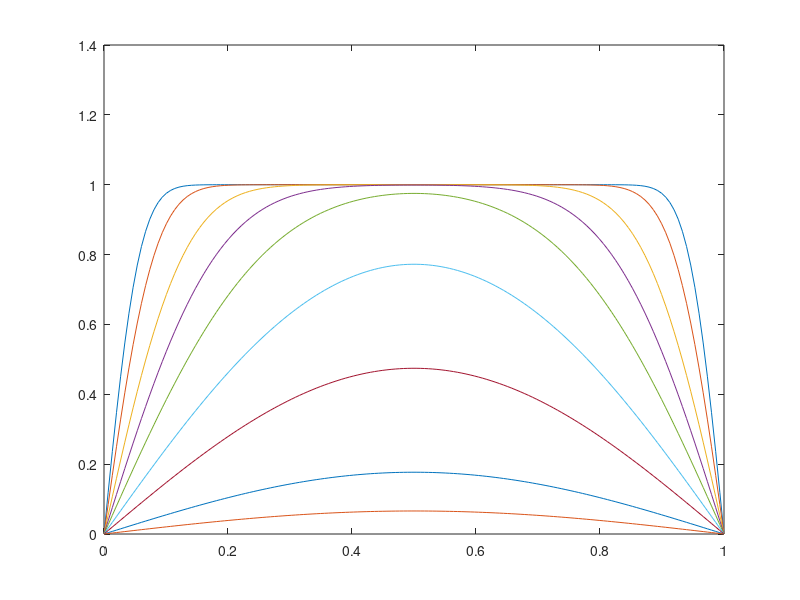

Recreate this plot in MATLAB.
%% Temperatura (serie Fourier cuadrada)

nterm=200;
T0=1;
x=linspace(0,1,150);
t=0.001;
s=0;
for n=1:2:nterm
    B=(4*T0)/(n*pi);
    s=s+B*sin(n*x*pi)*exp(-n^2*pi^2*t);
end
plot(x,s)

%% Temperatura (haciendo hold)

nterm=200;
T0=1;
x=linspace(0,1,150);
tiempos=[.001 .002 .005 .01 .02 .05 .1 .2 .3];
for c=1:length(tiempos)
    s=0;
    for n=1:2:nterm
        B=(4*T0)/(n*pi);
        t=tiempos(c);
        s=s+B*sin(n*x*pi)*exp(-n^2*pi^2*t);
    end
plot(x,s)
hold all
end
